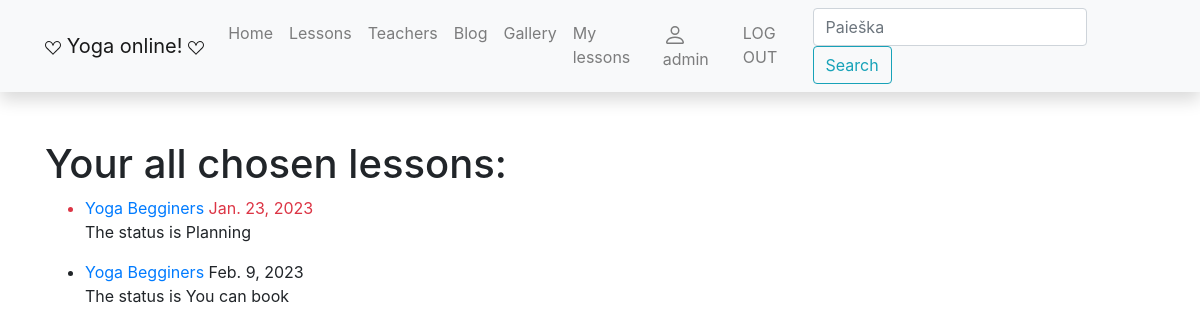
/yoga/mylessons/ (signed in), run on an earlier commit of the app's database.
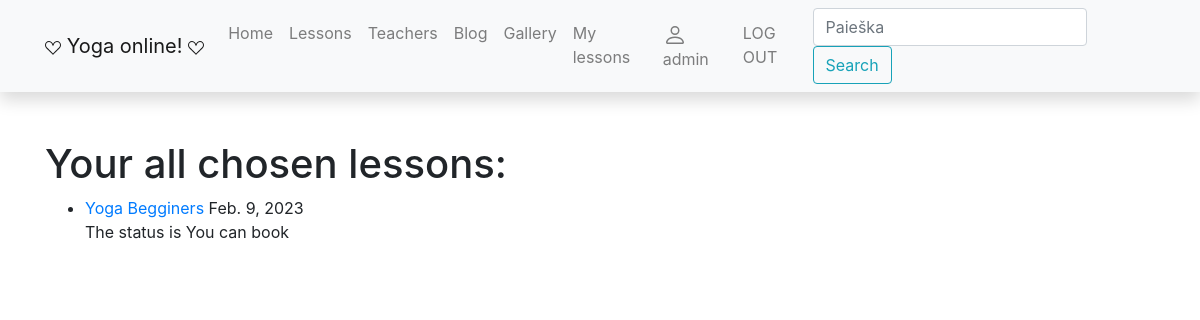
And on a later commit of the database.
### yoga/models.py (models this page shows, shortened)
class LessonInstance(models.Model):
    id = models.UUIDField(primary_key=True, default=uuid.uuid4, help_text='Unique lesson code')
    lesson = models.ForeignKey('Lesson', on_delete=models.SET_NULL, null=True)
    due_back = models.DateField('Will be available', null=True, blank=True)
    LOAN_STATUS = (
        ('p', 'Planning'),
        ('a', 'Not available'),
        ('b', 'You can book'),
        ('r', 'Reserved')
    )
    status = models.CharField(
        max_length=1,
        choices=LOAN_STATUS,
        blank=True,
        default='p',
        help_text='Status'
    )
    student = models.ForeignKey(User, on_delete=models.SET_NULL, null=True, blank=True)
    @property
    def is_overdue(self):
        if self.due_back and date.today() > self.due_back:
            return True
        return False
    class Meta:
        ordering = ['due_back']  # admin svetainės settingas, kaip rikiuojama

class Lesson(models.Model):
    title = models.CharField('Title', max_length=200)
    teacher = models.ForeignKey('Teacher', on_delete=models.SET_NULL, null=True, related_name='lessons')
    summary = models.TextField('Description', max_length=1000, help_text='Short lesson description')
    lesson_type = models.ManyToManyField('Type', help_text='Please choose type of this lesson')
    cover = models.ImageField('Viršelis', upload_to='covers', null=True)
    price = models.IntegerField('Price', null=True)
    def display_type(self):
        return '; '.join([type.name for type in self.lesson_type.all()])
    display_type.short_description = 'Type'
    class Meta:
        verbose_name = "Lesson"
        verbose_name_plural = "Lessons"

### yoga/views.py (the view)
# urls.py: path('mylessons/', views.LoanedLessonsByUserListView.as_view(), name='my-lessons'),
class LoanedLessonsByUserListView(LoginRequiredMixin, generic.ListView):
    model = LessonInstance
    template_name = "user_lessons.html"
    def get_queryset(self):
        return LessonInstance.objects.filter(student=self.request.user).order_by("due_back")

### yoga/templates/user_lessons.html
{% extends "base.html" %}
{% block content %}
<h1>Your all chosen lessons:</h1>
{% if lessoninstance_list %}
<ul>
    {% for lessoninst_obj in lessoninstance_list %}
    <li class="{% if lessoninst_obj.is_overdue %}text-danger{% endif %}"><a
            href="{% url 'lesson-detail' lessoninst_obj.lesson.pk %}">{{ lessoninst_obj.lesson.title }}</a>
        {{ lessoninst_obj.due_back }}
    </li>
    <p>The status is {{ lessoninst_obj.get_status_display }} </p>
    {% endfor %}
</ul>
{% else %}
<p>At the moment you haven't booked any lessons!</p>
{% endif %}
{% endblock %}

What changed in the data, as far as the page shows it:
no longer on this page (row edited): LessonInstance: lesson "Yoga Begginers", due_back "Jan. 23, 2023", status "Planning"
